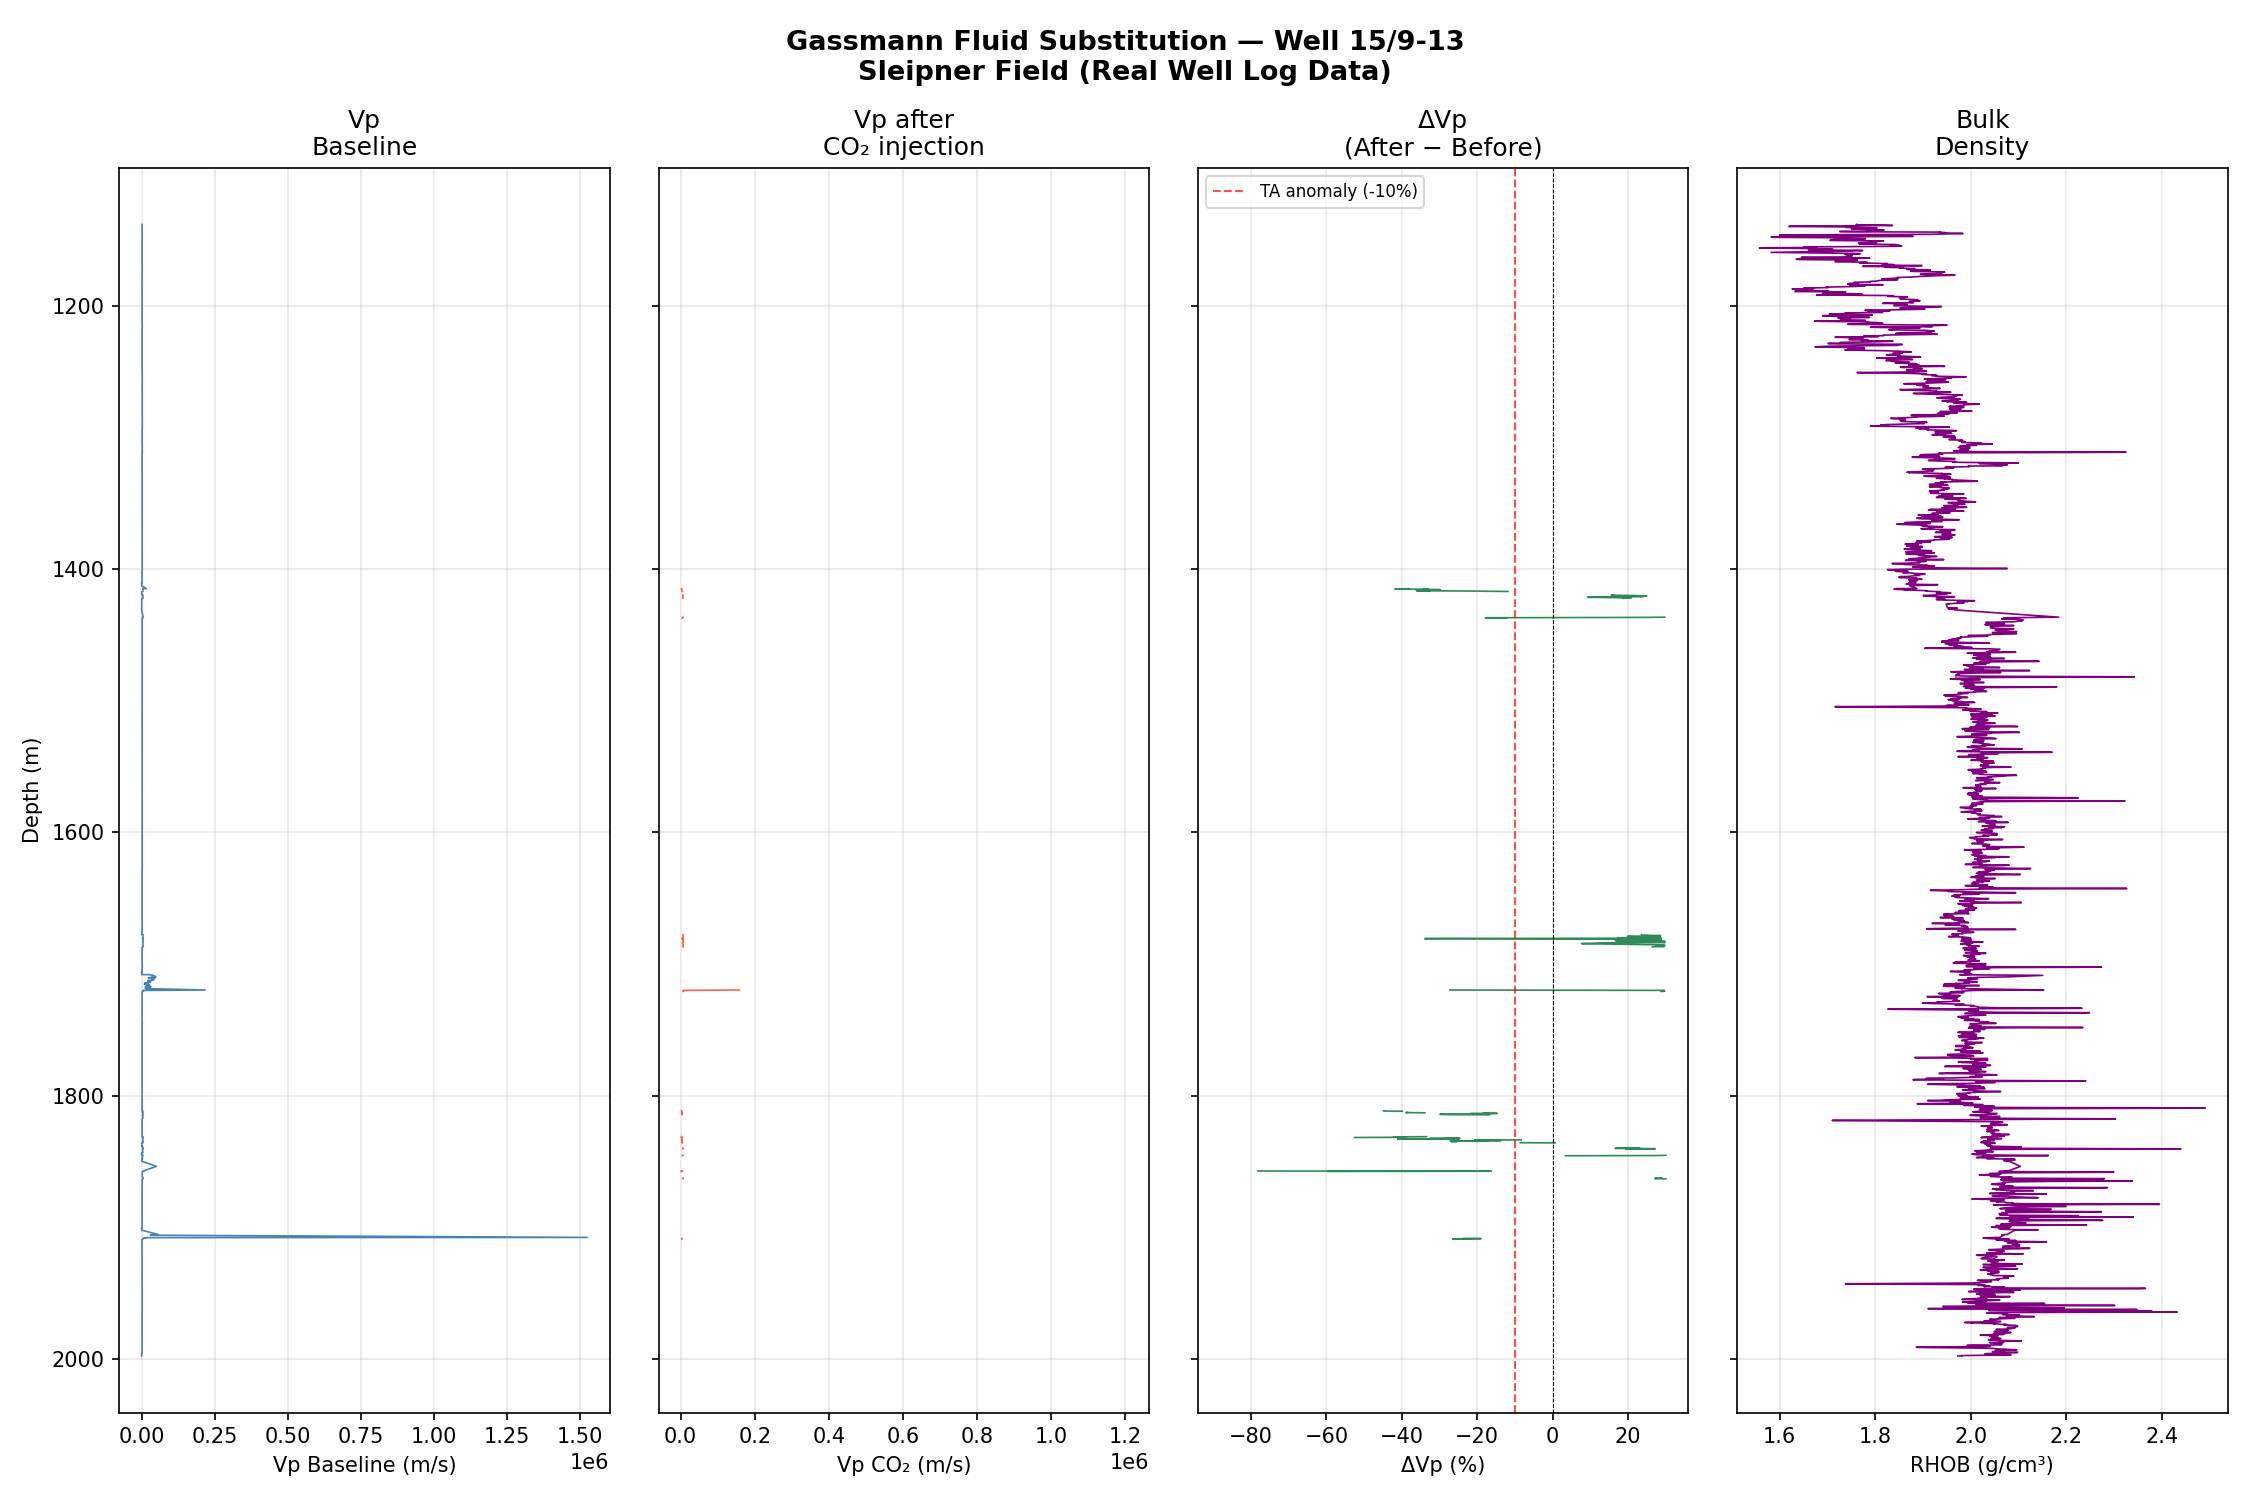

Recreate this plot in Python.
import numpy as np
import matplotlib.pyplot as plt
import lasio
import warnings
warnings.filterwarnings('ignore')

# ── Load Well Log ──────────────────────────────────────────
# Ganti path sesuai lokasi file kamu
las = lasio.read(r"C:\Users\Arsy Nuur\ccs-monitoring\ccs-monitoring\well_data\data\Wells_released_2011\Well 159_13\159-13 Logs.las")

print("Curves available:")
for curve in las.curves:
    print(f"  {curve.mnemonic:10} | {curve.unit:15} | {curve.descr}")

# ── Ambil data ─────────────────────────────────────────────
depth = las['DEPTH']
DT    = las['DT']      # sonic log (us/ft)
RHOB  = las['RHOB']    # bulk density (g/cm³)
NPHI  = las['NPHI']    # neutron porosity
SW    = las['SW']      # water saturation

# ── Clean data ─────────────────────────────────────────────
null = -999.25
mask = (DT > 0) & (DT != null) & \
       (RHOB > 0) & (RHOB != null) & \
       (NPHI > 0) & (NPHI != null)

depth = depth[mask]
DT    = DT[mask]
RHOB  = RHOB[mask]
NPHI  = NPHI[mask]
SW    = SW[mask]

# ── Konversi DT → Vp ───────────────────────────────────────
Vp_baseline = 304800 / DT  # konversi us/ft → m/s

# ── Gassmann Fluid Substitution ────────────────────────────
def gassmann_substitution(Vp, RHOB, phi, Sw_ini, Sw_fin,
                           K_mineral=36.0, K_brine=2.8, K_co2=0.08,
                           rho_brine=1.05, rho_co2=0.70):
    """
    Gassmann fluid substitution dari brine → CO₂
    Input Vp dalam m/s, RHOB dalam g/cm³
    """
    # Modulus saturasi awal
    rho = RHOB * 1000  # ke kg/m³
    M   = rho * Vp**2 / 1e9  # GPa

    # Estimasi G dan K_dry dari M dan Vp
    # Asumsi Vp/Vs ratio = 1.9 untuk sandstone (Sleipner = Utsira Sand)
    Vs  = Vp / 1.9
    G   = rho * Vs**2 / 1e9
    K_sat_ini = M - 4/3 * G

    # Fluid awal (brine)
    K_fl_ini = K_brine

    # K_dry dari Gassmann inverse
    A = K_sat_ini - (K_mineral * (1 - K_sat_ini/K_mineral))**2 / \
        (phi * K_mineral/K_fl_ini + (1-phi) - K_sat_ini/K_mineral)

    # Fluid akhir (CO₂) — Wood's law
    Sco2_fin = 1 - Sw_fin
    K_fl_fin = 1 / (Sco2_fin / K_co2 + Sw_fin / K_brine)
    rho_fl_fin = Sco2_fin * rho_co2 + Sw_fin * rho_brine

    # K_sat baru
    delta_K = (1 - A/K_mineral)**2 / \
              (phi/K_fl_fin + (1-phi)/K_mineral - A/K_mineral**2)
    K_sat_fin = A + delta_K

    # Densitas baru
    rho_new = ((1 - phi) * (RHOB - phi * rho_brine) + phi * rho_fl_fin)

    # Vp baru
    Vp_new = np.sqrt((K_sat_fin + 4/3 * G) * 1e9 / (rho_new * 1000))
    return Vp_new

# Hitung Vp setelah CO₂ injeksi (Sw turun dari 1.0 → 0.2)
phi = np.clip(NPHI, 0.01, 0.45)
Vp_co2 = gassmann_substitution(Vp_baseline, RHOB, phi, Sw_ini=1.0, Sw_fin=0.2)
delta_Vp_pct = (Vp_co2 - Vp_baseline) / Vp_baseline * 100

# ── Plot ───────────────────────────────────────────────────
fig, axes = plt.subplots(1, 4, figsize=(15, 10), sharey=True)

axes[0].plot(Vp_baseline, depth, color='steelblue', linewidth=0.8)
axes[0].set_xlabel('Vp Baseline (m/s)')
axes[0].set_ylabel('Depth (m)')
axes[0].set_title('Vp\nBaseline')
axes[0].invert_yaxis()
axes[0].grid(True, alpha=0.3)

axes[1].plot(Vp_co2, depth, color='tomato', linewidth=0.8)
axes[1].set_xlabel('Vp CO₂ (m/s)')
axes[1].set_title('Vp after\nCO₂ injection')
axes[1].grid(True, alpha=0.3)

axes[2].plot(delta_Vp_pct, depth, color='seagreen', linewidth=0.8)
axes[2].axvline(0, color='k', linewidth=0.5, linestyle='--')
axes[2].axvline(-10, color='red', linewidth=1, linestyle='--', alpha=0.7,
                label='TA anomaly (-10%)')
axes[2].set_xlabel('ΔVp (%)')
axes[2].set_title('ΔVp\n(After − Before)')
axes[2].legend(fontsize=8)
axes[2].grid(True, alpha=0.3)

axes[3].plot(RHOB, depth, color='purple', linewidth=0.8)
axes[3].set_xlabel('RHOB (g/cm³)')
axes[3].set_title('Bulk\nDensity')
axes[3].grid(True, alpha=0.3)

fig.suptitle('Gassmann Fluid Substitution — Well 15/9-13\nSleipner Field (Real Well Log Data)',
             fontsize=13, fontweight='bold')
plt.tight_layout()
plt.savefig('gassmann_real.png', dpi=150)
# plt.show()
print("\nPlot tersimpan sebagai gassmann_real.png ✓")
print(f"Rata-rata ΔVp: {delta_Vp_pct.mean():.1f}%")
print(f"Min ΔVp: {delta_Vp_pct.min():.1f}%")
